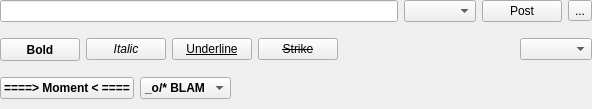
<?xml version="1.0" encoding="UTF-8"?>
<ui version="4.0">
 <class>QQPalmipede</class>
 <widget class="QDockWidget" name="QQPalmipede">
  <property name="geometry">
   <rect>
    <x>0</x>
    <y>0</y>
    <width>592</width>
    <height>109</height>
   </rect>
  </property>
  <property name="sizePolicy">
   <sizepolicy hsizetype="Expanding" vsizetype="Minimum">
    <horstretch>0</horstretch>
    <verstretch>0</verstretch>
   </sizepolicy>
  </property>
  <property name="features">
   <set>QDockWidget::DockWidgetFloatable|QDockWidget::DockWidgetMovable</set>
  </property>
  <property name="allowedAreas">
   <set>Qt::BottomDockWidgetArea|Qt::TopDockWidgetArea</set>
  </property>
  <property name="windowTitle">
   <string>Palmipede Editor</string>
  </property>
  <widget class="QWidget" name="dockWidgetContents">
   <property name="sizePolicy">
    <sizepolicy hsizetype="Minimum" vsizetype="Expanding">
     <horstretch>0</horstretch>
     <verstretch>0</verstretch>
    </sizepolicy>
   </property>
   <layout class="QVBoxLayout" name="verticalLayout">
    <property name="sizeConstraint">
     <enum>QLayout::SetMinimumSize</enum>
    </property>
    <property name="margin">
     <number>0</number>
    </property>
    <item>
     <layout class="QHBoxLayout" name="horizontalLayout_3">
      <item>
       <widget class="QQPalmiLineEdit" name="postLineEdit"/>
      </item>
      <item>
       <widget class="QComboBox" name="boardSelectorComboBoxMin">
        <property name="enabled">
         <bool>true</bool>
        </property>
       </widget>
      </item>
      <item>
       <widget class="QPushButton" name="postPushButton">
        <property name="text">
         <string>Post</string>
        </property>
       </widget>
      </item>
      <item>
       <widget class="QToolButton" name="attachButton">
        <property name="text">
         <string>...</string>
        </property>
        <property name="icon">
         <iconset resource="../rc/quteqoin_img.qrc">
          <normaloff>:/img/attach.png</normaloff>:/img/attach.png</iconset>
        </property>
       </widget>
      </item>
     </layout>
    </item>
    <item>
     <widget class="QWidget" name="cmdGrpWidget" native="true">
      <property name="enabled">
       <bool>true</bool>
      </property>
      <layout class="QVBoxLayout" name="verticalLayout_2">
       <property name="margin">
        <number>0</number>
       </property>
       <item>
        <layout class="QHBoxLayout" name="horizontalLayout_2">
         <item>
          <widget class="QPushButton" name="boldButton">
           <property name="sizePolicy">
            <sizepolicy hsizetype="Fixed" vsizetype="Fixed">
             <horstretch>0</horstretch>
             <verstretch>0</verstretch>
            </sizepolicy>
           </property>
           <property name="minimumSize">
            <size>
             <width>0</width>
             <height>23</height>
            </size>
           </property>
           <property name="font">
            <font>
             <weight>75</weight>
             <bold>true</bold>
            </font>
           </property>
           <property name="styleSheet">
            <string>&lt;b&gt;&lt;/b&gt;</string>
           </property>
           <property name="text">
            <string>Bold</string>
           </property>
          </widget>
         </item>
         <item>
          <widget class="QPushButton" name="italicButton">
           <property name="sizePolicy">
            <sizepolicy hsizetype="Fixed" vsizetype="Fixed">
             <horstretch>0</horstretch>
             <verstretch>0</verstretch>
            </sizepolicy>
           </property>
           <property name="font">
            <font>
             <italic>true</italic>
            </font>
           </property>
           <property name="text">
            <string>Italic</string>
           </property>
          </widget>
         </item>
         <item>
          <widget class="QPushButton" name="underlineButton">
           <property name="sizePolicy">
            <sizepolicy hsizetype="Fixed" vsizetype="Fixed">
             <horstretch>0</horstretch>
             <verstretch>0</verstretch>
            </sizepolicy>
           </property>
           <property name="font">
            <font>
             <underline>true</underline>
            </font>
           </property>
           <property name="text">
            <string>Underline</string>
           </property>
          </widget>
         </item>
         <item>
          <widget class="QPushButton" name="strikeButton">
           <property name="sizePolicy">
            <sizepolicy hsizetype="Fixed" vsizetype="Fixed">
             <horstretch>0</horstretch>
             <verstretch>0</verstretch>
            </sizepolicy>
           </property>
           <property name="font">
            <font>
             <strikeout>true</strikeout>
            </font>
           </property>
           <property name="text">
            <string>Strike</string>
           </property>
          </widget>
         </item>
         <item>
          <spacer name="horizontalSpacer">
           <property name="orientation">
            <enum>Qt::Horizontal</enum>
           </property>
           <property name="sizeHint" stdset="0">
            <size>
             <width>40</width>
             <height>20</height>
            </size>
           </property>
          </spacer>
         </item>
         <item>
          <widget class="QComboBox" name="boardSelectorComboBox"/>
         </item>
        </layout>
       </item>
       <item>
        <layout class="QHBoxLayout" name="horizontalLayout">
         <item>
          <widget class="QPushButton" name="momentButton">
           <property name="sizePolicy">
            <sizepolicy hsizetype="Fixed" vsizetype="Fixed">
             <horstretch>0</horstretch>
             <verstretch>0</verstretch>
            </sizepolicy>
           </property>
           <property name="minimumSize">
            <size>
             <width>0</width>
             <height>0</height>
            </size>
           </property>
           <property name="font">
            <font>
             <weight>75</weight>
             <bold>true</bold>
            </font>
           </property>
           <property name="text">
            <string>====&gt; Moment &lt; ====</string>
           </property>
          </widget>
         </item>
         <item>
          <widget class="QComboBox" name="blamPafComboBox">
           <property name="sizePolicy">
            <sizepolicy hsizetype="Fixed" vsizetype="Fixed">
             <horstretch>0</horstretch>
             <verstretch>0</verstretch>
            </sizepolicy>
           </property>
           <property name="font">
            <font>
             <weight>75</weight>
             <bold>true</bold>
            </font>
           </property>
           <property name="sizeAdjustPolicy">
            <enum>QComboBox::AdjustToContents</enum>
           </property>
           <item>
            <property name="text">
             <string>_o/* BLAM</string>
            </property>
           </item>
           <item>
            <property name="text">
             <string>_o/* paf</string>
            </property>
           </item>
          </widget>
         </item>
         <item>
          <spacer name="horizontalSpacer_2">
           <property name="orientation">
            <enum>Qt::Horizontal</enum>
           </property>
           <property name="sizeHint" stdset="0">
            <size>
             <width>40</width>
             <height>20</height>
            </size>
           </property>
          </spacer>
         </item>
        </layout>
       </item>
      </layout>
     </widget>
    </item>
   </layout>
  </widget>
 </widget>
 <customwidgets>
  <customwidget>
   <class>QQPalmiLineEdit</class>
   <extends>QLineEdit</extends>
   <header>ui/palmipede/qqpalmilineedit.h</header>
  </customwidget>
 </customwidgets>
 <resources>
  <include location="../rc/quteqoin_img.qrc"/>
 </resources>
 <connections/>
</ui>
